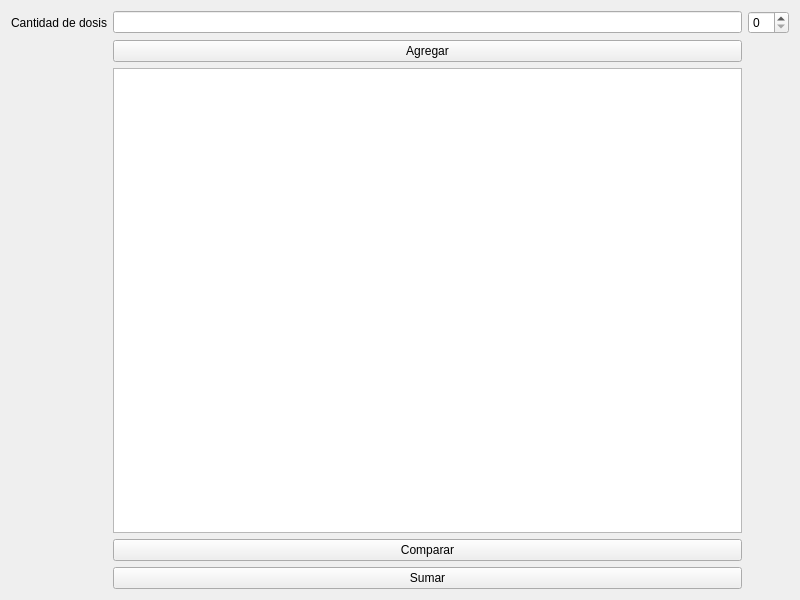
<?xml version="1.0" encoding="UTF-8"?>
<ui version="4.0">
 <class>Widget</class>
 <widget class="QWidget" name="Widget">
  <property name="geometry">
   <rect>
    <x>0</x>
    <y>0</y>
    <width>800</width>
    <height>600</height>
   </rect>
  </property>
  <property name="windowTitle">
   <string>Widget</string>
  </property>
  <layout class="QGridLayout" name="gridLayout">
   <item row="4" column="1">
    <widget class="QPushButton" name="pushButton_2">
     <property name="text">
      <string>Sumar</string>
     </property>
    </widget>
   </item>
   <item row="2" column="1">
    <widget class="QListWidget" name="listWidget"/>
   </item>
   <item row="0" column="2">
    <widget class="QSpinBox" name="spinBox"/>
   </item>
   <item row="1" column="1">
    <widget class="QPushButton" name="pushButton">
     <property name="text">
      <string>Agregar</string>
     </property>
    </widget>
   </item>
   <item row="0" column="1">
    <widget class="QLineEdit" name="lineEdit"/>
   </item>
   <item row="0" column="0">
    <widget class="QLabel" name="label">
     <property name="text">
      <string>Cantidad de dosis</string>
     </property>
    </widget>
   </item>
   <item row="3" column="1">
    <widget class="QPushButton" name="pushButton_3">
     <property name="text">
      <string>Comparar</string>
     </property>
    </widget>
   </item>
  </layout>
 </widget>
 <resources/>
 <connections/>
</ui>
